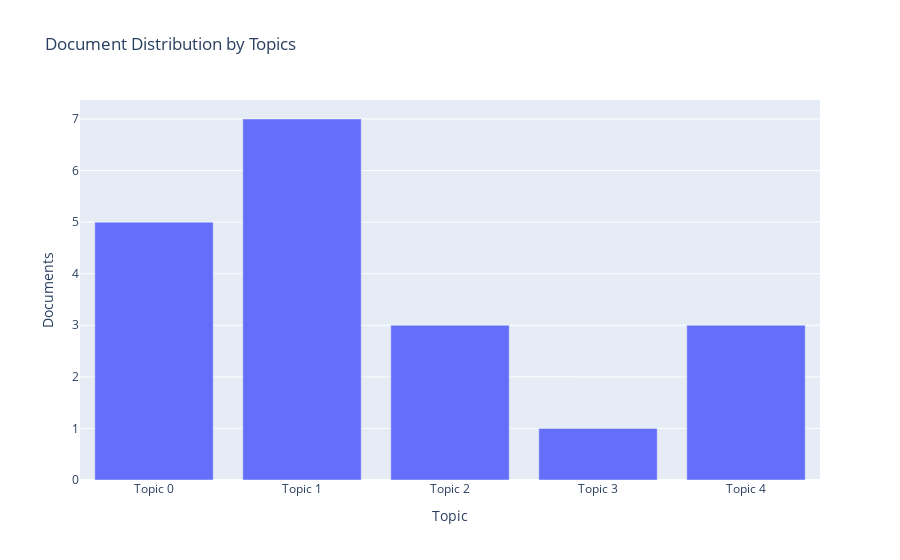

Notebook cell for this chart:
### Markdown cell above
## **Topic Distribution**

### Code cell
plot_model(lda2, plot = 'topic_distribution')

### Figure 1 — Plotly figure (JSON) as saved in the notebook; plotly's stock layout.template omitted (floating-point values rounded to 4 significant figures)
{"data": [{"alignmentgroup": "True", "customdata": [["social, medium, use, political, people, user, information, study, find, also"], ["statistic, statistical, datum, use, sample, population, study, probability, error, value"], ["social, medium, use, user, platform, content, also, service, many, share"], ["politic, political, state, view, conflict, formation, early, social, human, argue"], ["political, democracy, society, state, government, power, right, social, include, system"]], "hovertemplate": "Topic=%{x}<br>Documents=%{y}<br>Keyword=%{customdata[0]}<extra></extra>", "legendgroup": "", "marker": {"color": "#636efa", "pattern": {"shape": ""}}, "name": "", "offsetgroup": "", "orientation": "v", "showlegend": false, "textposition": "auto", "type": "bar", "x": ["Topic 0", "Topic 1", "Topic 2", "Topic 3", "Topic 4"], "xaxis": "x", "y": [5, 7, 3, 1, 3], "yaxis": "y"}], "layout": {"barmode": "relative", "legend": {"tracegroupgap": 0}, "title": {"text": "Document Distribution by Topics"}, "xaxis": {"anchor": "y", "domain": [0, 1], "title": {"text": "Topic"}}, "yaxis": {"anchor": "x", "domain": [0, 1], "title": {"text": "Documents"}}}}
